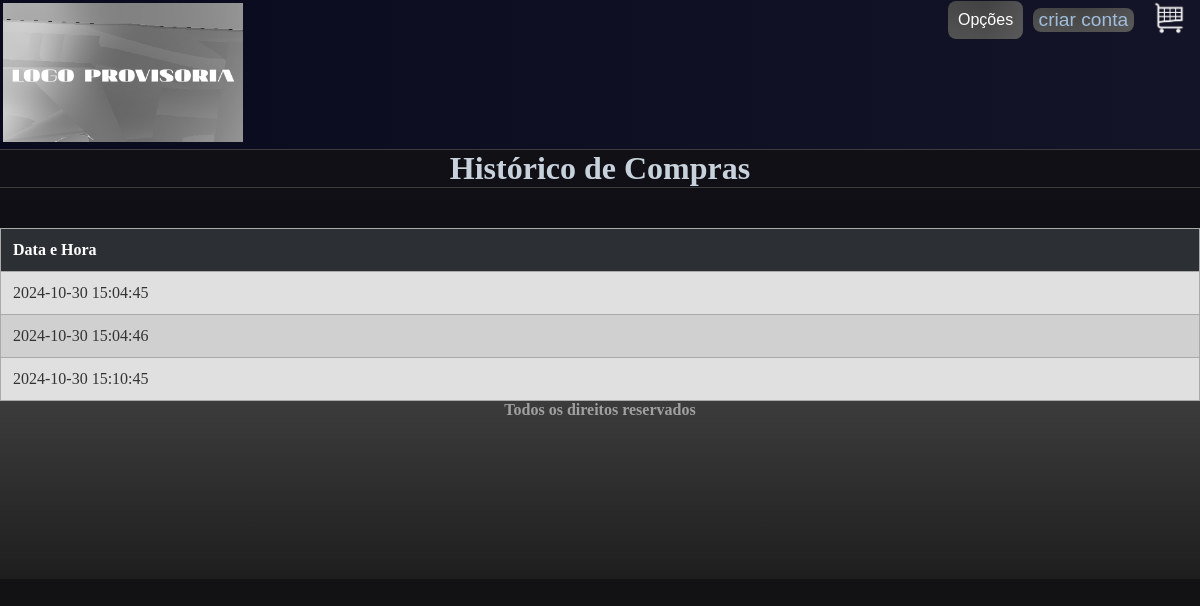
The app's page /historico.php (signed in) with its own data.
### tables this page shows
CREATE TABLE `historico` (
  `id_historico` int(11) NOT NULL,
  `data_hora` timestamp NOT NULL DEFAULT current_timestamp(),
  `fk_id_carrinho` int(11) DEFAULT NULL
);

### historico.php (the view, shortened to what this page needs)
<?php
include_once('config.php');
$cpf = isset($_SESSION['cpf']) ? $_SESSION['cpf'] : '';
$sql = "SELECT h.data_hora
        FROM historico h
        JOIN carrinho c ON h.fk_id_carrinho = c.id_carrinho
        WHERE c.fk_cpf = ?";
$stmt = $conexao->prepare($sql);
$stmt->bind_param("s", $cpf);
$stmt->execute();
$result = $stmt->get_result();
?>
<!doctype html>
<html lang="pt-br">
<head>
    <link rel="stylesheet" href="css/style.css">
</head>
<body>
<header>
    <div class="menu">
        <div>
            <a href="index.php">
                <li><img src="img/logo.png" class="imglogo" id="img1"></li>
            </a>
        </div>
        <div class="login">
            <?php
            if (empty($_SESSION['cpf'])) {
                echo "<button><a href='login.php'>login</a></button>";
            } else {
                echo "
                <div class='dropdown' style='display: inline-block;'>
                    <button class='dropbtn'>Opções</button>
                    <div class='dropdown-content'>
                        <a href='historico.php'>Ver Histórico</a>
                        <a href='sair.php' class='btn btn-danger'>Sair</a>
                    </div>
                </div>";
            }
            ?>
            <button><a href="criar_conta.php">criar conta</a></button>
            <div class="carrinho">
                <a href="carrinho.php">
                    <img src="img/carrinho.png" alt="Carrinho" id="img2">
                </a>
            </div>
        </div>
    </div>
</header>
<main>
    <h1>Histórico de Compras</h1>
    <table>
        <tr>
            <th>Data e Hora</th>
        </tr>
        <?php if ($result->num_rows > 0): ?>
            <?php while($row = $result->fetch_assoc()): ?>
            <tr>
                <td><?php echo htmlspecialchars($row['data_hora']); ?></td>
            </tr>
            <?php endwhile; ?>
        <?php else: ?>
            <tr>
                <td>Nenhum registro encontrado no seu histórico de compras.</td>
            </tr>
        <?php endif; ?>
    </table>
</main>
<footer>
    <h2>Todos os direitos reservados</h2>
</footer>
</body>
</html>

### css/style.css (style rules this page uses)
body, * { margin: 0; }
body { background-image: linear-gradient(to top, rgb(11, 10, 24), rgb(18, 18, 20)); color: rgb(180, 190, 200); }
h1, h2, h4, h6 { text-align: center; color: rgb(200, 210, 220); }
h1 { border-top: 1px solid rgb(60, 60, 60); border-bottom: 1px solid rgb(60, 60, 60); margin-bottom: 5vh; }
h2 { margin-bottom: 20vh; font-size: medium; color: rgb(160, 160, 160); }
button { white-space: nowrap; cursor: pointer; font-size: larger; border: none; color: rgb(210, 210, 210); background: linear-gradient(rgba(80, 80, 80, 0.7), rgba(90, 90, 90, 0.8)) padding-box, linear-gradient(to right, #333333, #222222, #555555) border-box; border-radius: 8px; }
.login { margin-right: 1vw; width: 240px; height: 5vh; display: flex; justify-content: space-between; align-items: center; color: rgb(190, 190, 190); }
#img1 { margin: 3px; max-width: 20vw; max-height: 20vh; }
#img2 { max-width: 3vw; max-height: 5vh; padding-left: 0.7vw; }
.menu { display: flex; justify-content: space-between; background-image: linear-gradient(to left, rgb(20, 20, 40), rgb(10, 10, 30)); }
li { list-style: none; flex-grow: 1; }
a { color: rgb(160, 190, 220); text-decoration: none; text-align: center; }
footer { display: flex; flex-wrap: nowrap; justify-content: space-around; background-image: linear-gradient(to top, rgb(30, 30, 30), rgb(60, 60, 60)); }
::placeholder { color: rgb(180, 180, 180); }

### historico.php (style rules this page uses)
table { width: 100%; border-collapse: collapse; margin-top: 20px; }
th, td { border: 1px solid #aaa; padding: 12px; text-align: left; }
th { background-color: #2c2f33; color: #ffffff; }
tr:nth-child(even) { background-color: #e0e0e0; color: #333333; }
tr:nth-child(odd) { background-color: #d0d0d0; color: #333333; }
td { font-size: 16px; }
.dropdown { position: relative; display: inline-block; }
.dropbtn { background-color: #4CAF50; color: white; padding: 10px; font-size: 16px; border: none; cursor: pointer; }

### records on screen
historico: data_hora "2024-10-30 15:04:45"
historico: data_hora "2024-10-30 15:04:46"
historico: data_hora "2024-10-30 15:10:45"
